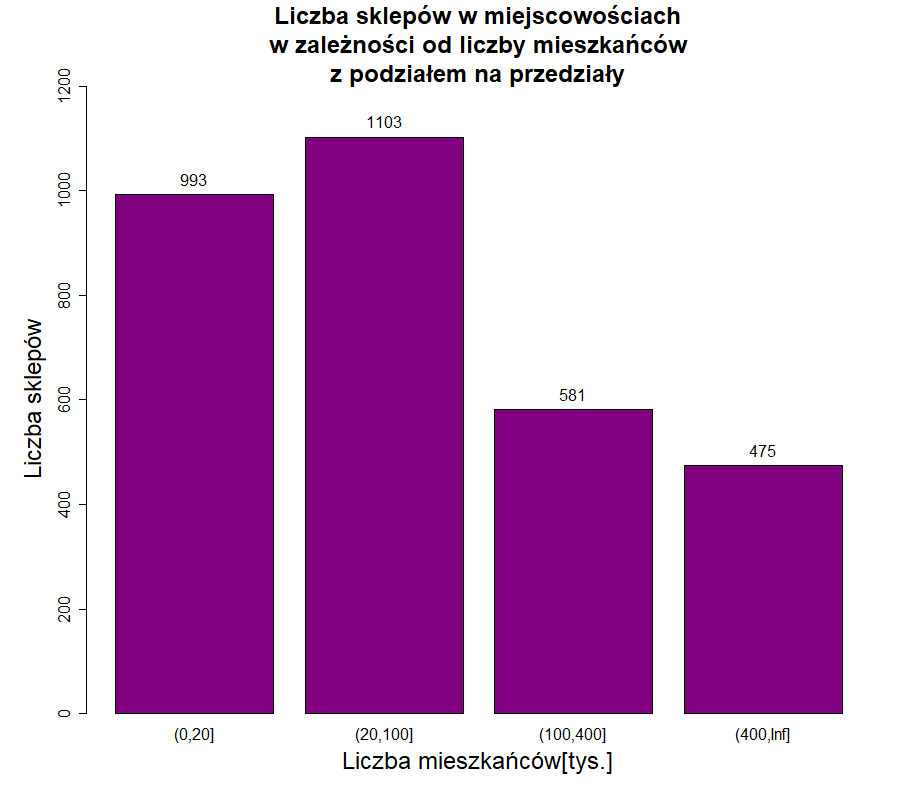

The script that saved this image:
library(RSQLite)
library(comprehenr)
mydb <- dbConnect(RSQLite::SQLite(), "C:/Moje/Wykłady - notatki/3 semestr/Rachunek Prawdopodobieństwa i Statystyka/Website-reading/Database/shops.db")
shops_num_data <- dbGetQuery(mydb,'SELECT liczba_mieszkancow, liczba_sklepow FROM liczba_sklepow')
dbDisconnect(mydb)

create_data <- function(x){
  n = length(x$liczba_mieszkancow)
  vec = c()
  for(i in 1:n){
    shops_number = x$liczba_sklepow[i]
    add_vec = c()
    if(shops_number > 0)
      add_vec = to_vec(for(j in 1:shops_number) x$liczba_mieszkancow[i])
    vec = c(vec, add_vec)
  }
  return(vec)
}

data_vec = create_data(shops_num_data)

png(file='Shops_by_size.png', width=900, height = 800)

par(mar = c(6,6,6,2))


barp <- barplot(table(cut(data_vec/1000, breaks = c(0,20,100,400,Inf))), 
                main="Liczba sklepów w miejscowościach\nw zależności od liczby mieszkańców\nz podziałem na przedziały",
                xlab="Liczba mieszkańców[tys.]", ylab="Liczba sklepów",
                col='#800080', cex.main=2, cex.lab = 2, cex.axis = 1.3, cex.names = 1.3,
                ylim=c(0, 1200))
text(barp, table(cut(data_vec/1000, breaks = c(0,20,100,400,Inf))) + 30, 
     labels = table(cut(data_vec/1000, breaks = c(0,20,100,400,Inf))), cex = 1.3)

dev.off()
